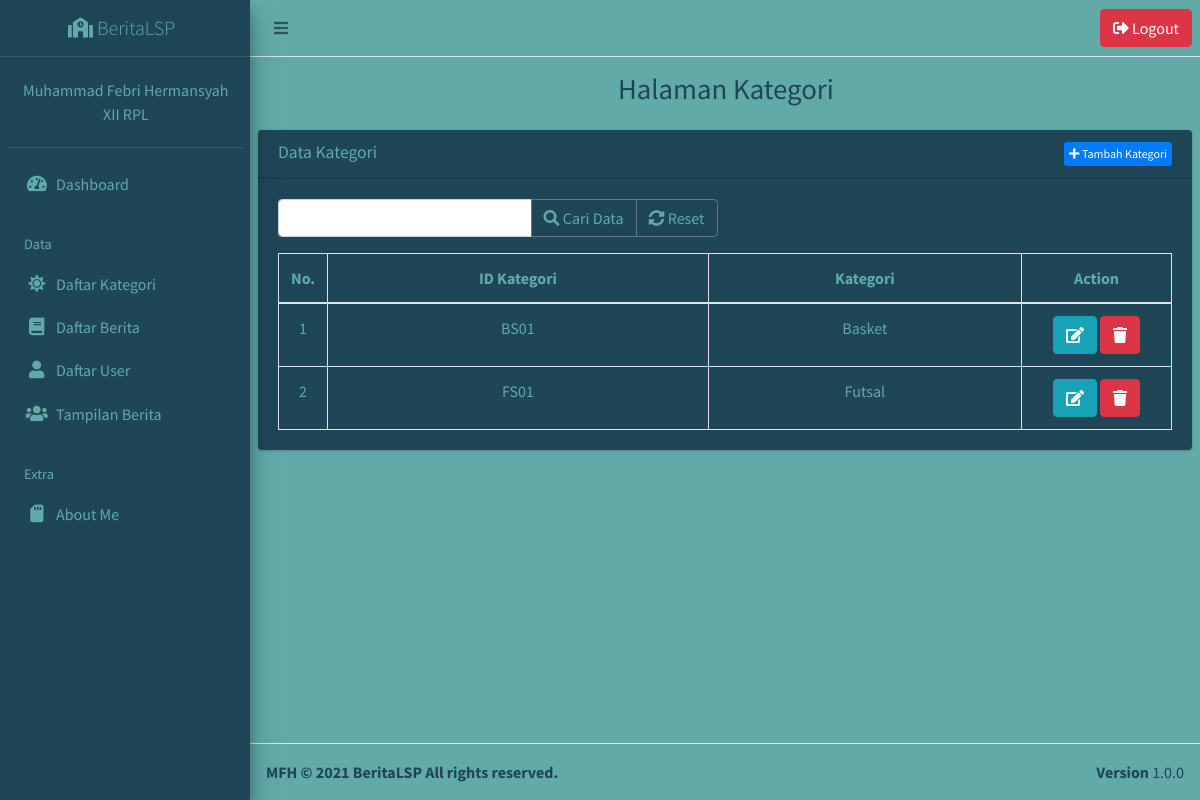
The app's page /public/kategori (signed in) with its own data.
### tables this page shows
CREATE TABLE `kategori` (
  `id_kategori` varchar(10) NOT NULL,
  `nama_kategori` varchar(30) NOT NULL
);

### app/core/Controller.php (called while the page is built, shortened)
<?php
class Controller{
	public function view($view, $data = [])
	{
		require_once '../app/views/' . $view . '.php';
	}
	public function model($model)
	{
		return new $model;
	}
}

### app/controllers/Kategori.php (called while the page is built, shortened)
<?php
class Kategori extends Controller {
	public function index()
	{
		$data['title'] = 'Data Kategori';
		$data['kategori'] = $this->model('KategoriModel')->getAllKategori();
		$this->view('kategori/index', $data);
	}
}

### app/core/App.php (called while the page is built, shortened)
<?php
class App{
	protected $method = 'index';
	protected $params = [];
	public function __construct(){
		$this->controller = new $this->controller;
		call_user_func_array([$this->controller, $this->method], $this->params);
	}
}

### public/index.php (called while the page is built, shortened)
<?php
$app = new App;

### app/core/Database.php (called while the page is built, shortened)
<?php
class Database{
	private $host = DB_HOST;
	private $user = DB_USER;
	private $pass = DB_PASS;
	private $dbnm = DB_NAME;
	private $dbh;
	private $stmt;
	public function __construct()
	{
		$dsn = 'mysql:host='. $this->host .';dbname='. $this->dbnm;
		$option = [
			PDO::ATTR_PERSISTENT => true,
			PDO::ATTR_ERRMODE => PDO::ERRMODE_EXCEPTION
		];
		try{
			$this->dbh = new PDO($dsn,$this->user,$this->pass, $option);
		}catch(PDOException $e){
			die($e->getMessage());
		}
	}
	public function query($query)
	{
		$this->stmt = $this->dbh->prepare($query);
	}
	public function execute()
	{
		$this->stmt->execute();
	}
	public function resultSet()
	{
		$this->execute();
		return $this->stmt->fetchAll(PDO::FETCH_ASSOC);
	}
}

### app/models/KategoriModel.php (called while the page is built, shortened)
<?php
class KategoriModel
{
	private $table = 'kategori';
	private $db;
	public function __construct()
	{
		$this->db = new Database;
	}
	public function getAllKategori()
	{
		$this->db->query('SELECT * FROM ' . $this->table);
		return $this->db->resultSet();
	}
}

### app/views/kategori/index.php (the view, shortened to what this page needs)
<div class="content-wrapper" style="background: #62AAA8;">
  <section class="content-header">
    <div class="container-fluid">
      <div class="row mb-2">
        <div class="col-sm-8">
          <h1 style="margin-left: 58%; color: #1E4657;">Halaman Kategori</h1>
        </div>
      </div>
    </div>
  </section>
  <section class="content" style="color: #62AAA8;">
    <div class="card" style="background: #1E4657;">
      <div class="card-header">
        <h3 class="card-title"><?= $data['title'] ?></h3> <a href="<?= base_url; ?>/kategori/tambah" class="btn float-right btn-xs btn btn-primary"><i class="nav-icon fas fa-plus"></i> Tambah Kategori</a>
      </div>
      <div class="card-body">
        <form action="<?= base_url; ?>/kategori/cari" method="post">
          <div class="row mb-3">
            <div class="col-lg-6">
              <div class="input-group">
                <input type="text" class="form-control" placeholder="" name="key">
                <div class="input-group-append">
                  <button class="btn btn-outline-secondary" type="submit" style="color: #62AAA8;"><i class="nav-icon fas fa-search"></i> Cari Data</button>
                  <a class="btn btn-outline-secondary" href="<?= base_url; ?>/kategori" style="color: #62AAA8;"><i class="nav-icon fas fa-sync-alt"></i> Reset</a>
                </div>
              </div>
            </div>
          </div>
        </form>
        <table class="table table-bordered">
          <thead>
            <tr style="text-align: center;">
              <th style="width: 10px">No.</th>
              <th>ID Kategori</th>
              <th>Kategori</th>
              <th style="width: 150px">Action</th>
            </tr>
          </thead>
          <tbody>
            <?php $no = 1; ?>
            <?php foreach ($data['kategori'] as $row) : ?>
              <tr style="text-align: center;">
                <td><?= $no; ?></td>
                <td><?= $row['id_kategori']; ?></td>
                <td><?= $row['nama_kategori']; ?></td>
                <td>
                  <a href="<?= base_url; ?>/kategori/edit/<?= $row['id_kategori'] ?>" class="btn btn-info "><i class="nav-icon fas fa-edit"></i> </a> <a href="<?= base_url; ?>/kategori/hapus/<?= $row['id_kategori'] ?>" class="btn btn-danger" onclick="return confirm('Yakin ingin hapus data ?');"><i class="nav-icon fas fa-trash"></i> </a>
                </td>
              </tr>
            <?php $no++;
            endforeach; ?>
          </tbody>
        </table>
      </div>
    </div>
  </section>
</div>

### records on screen
kategori: id_kategori "BS01", nama_kategori "Basket"
kategori: id_kategori "FS01", nama_kategori "Futsal"

### other values on screen
$data['title'] "Data Kategori"
